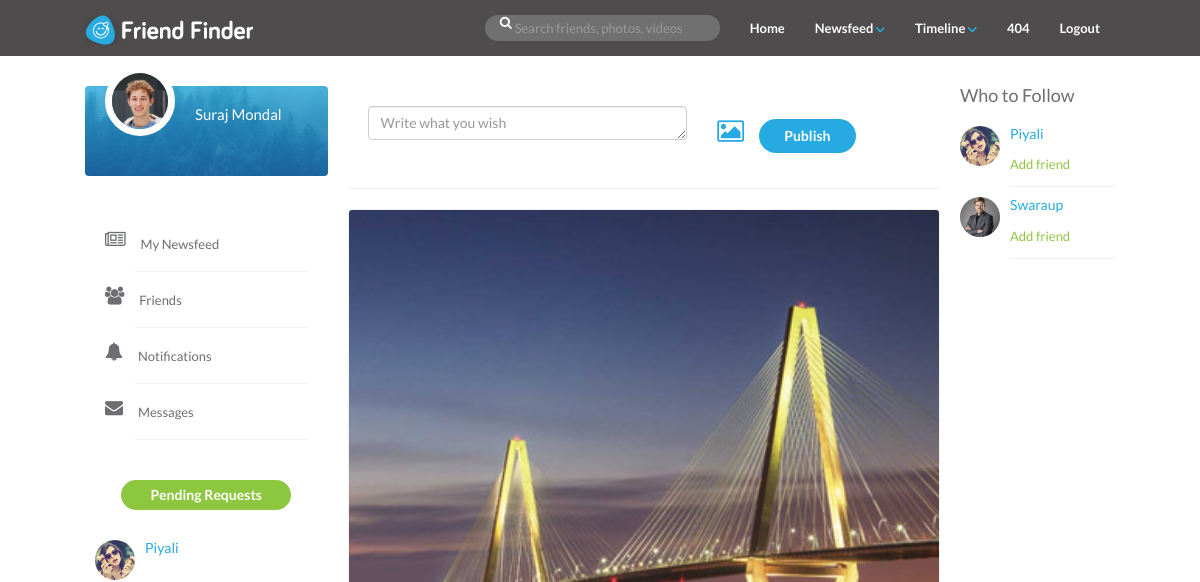
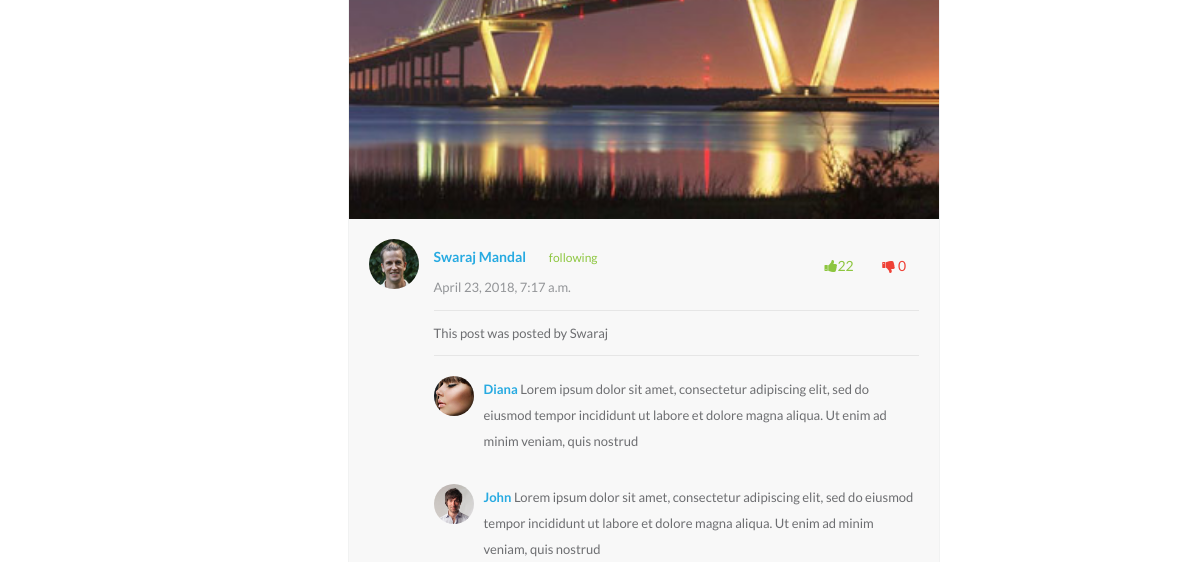
The page /newsfeed (signed in, upper part) on the database as committed earlier (2 pictures, top to bottom).
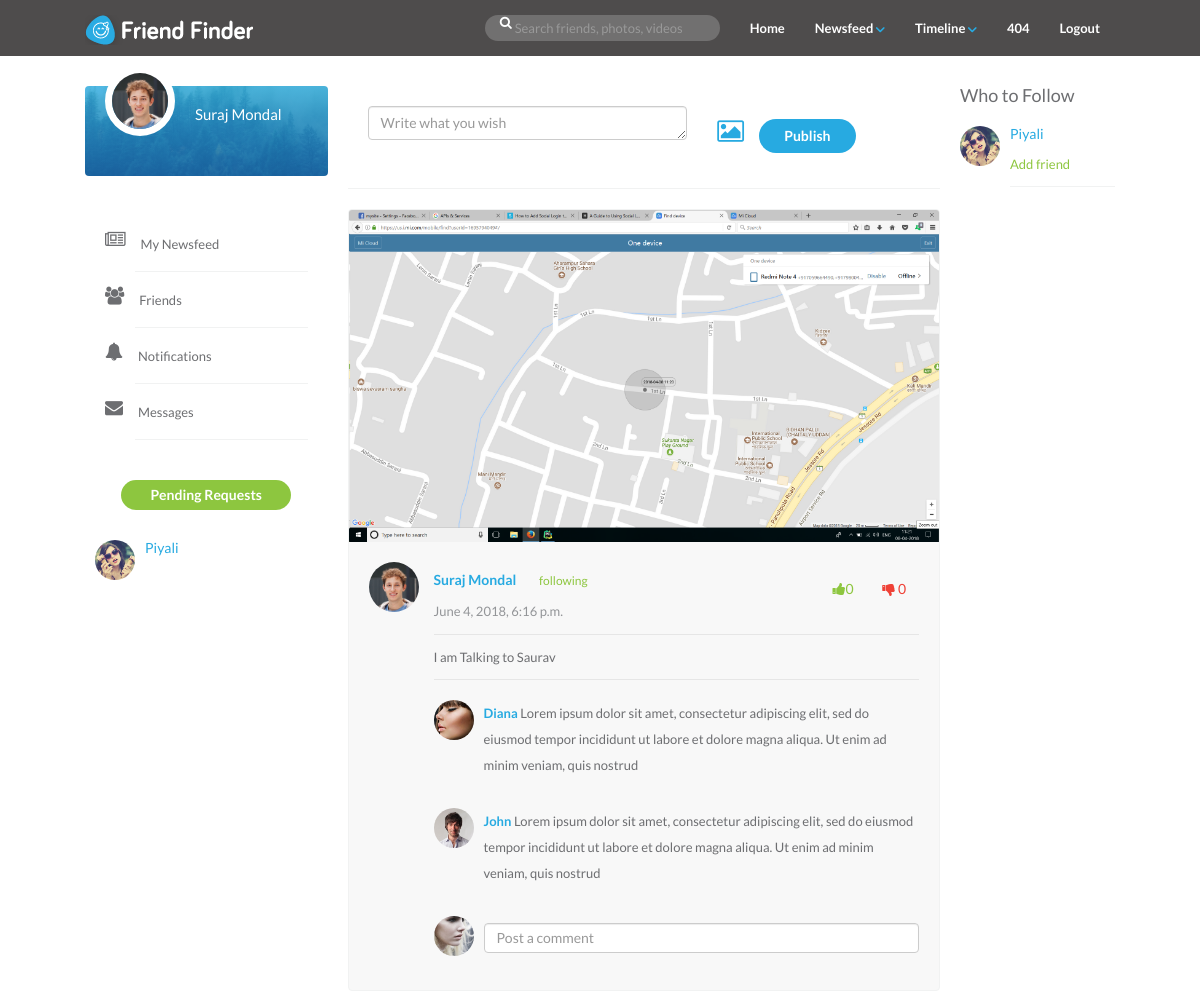
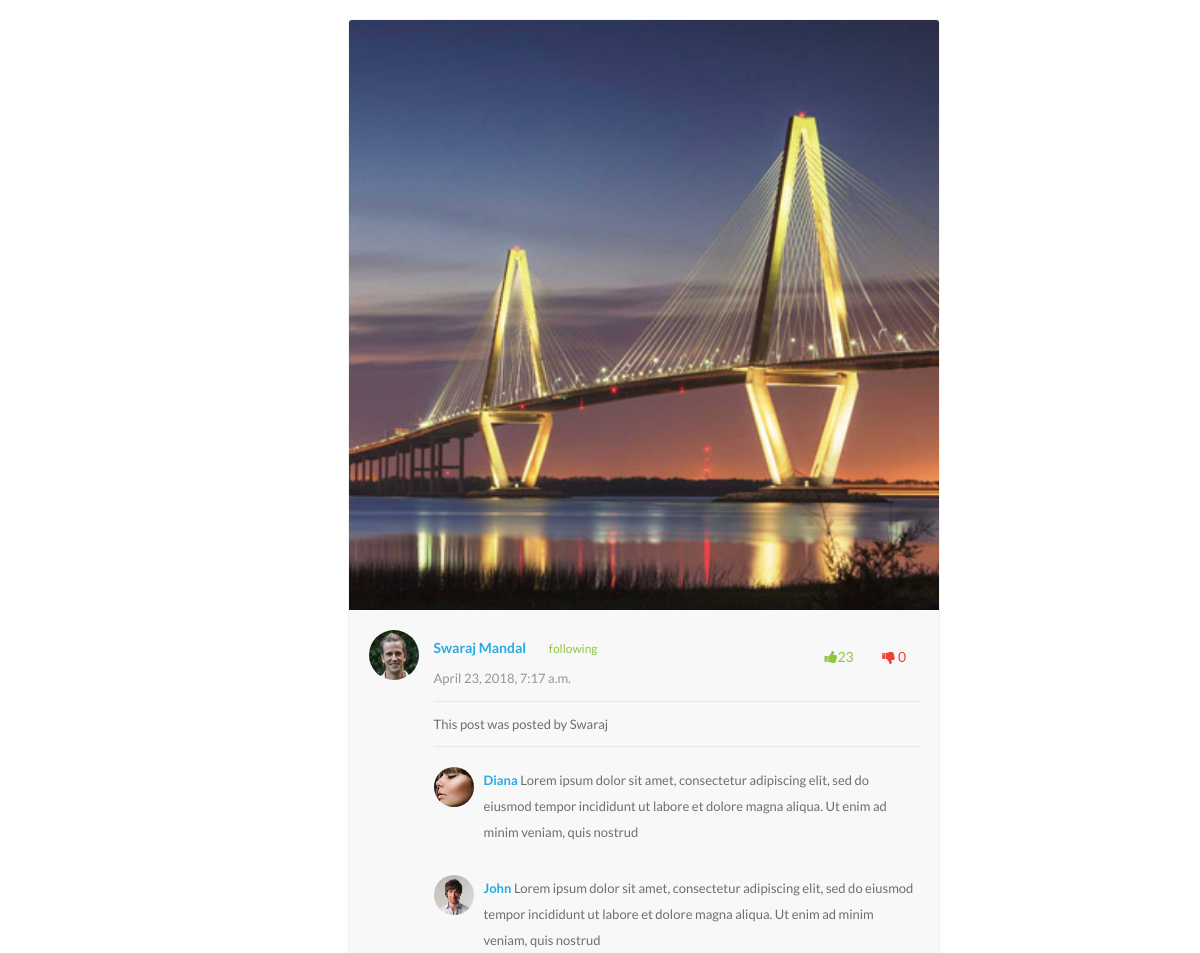
The same page on the database as committed later (2 pictures, top to bottom).
### socialapp/models.py (models this page shows, shortened)
class User_Personal(models.Model):
    user = models.OneToOneField(User,on_delete=models.CASCADE,)
    dob=models.DateField()
    gender=models.CharField(max_length=50)
    city=models.CharField(max_length=100)
    country=models.CharField(max_length=100)
    profilepic=models.ImageField(upload_to='profile_pics',blank=True)
    about_text=models.TextField(blank=True)

class Request(models.Model):
    user = models.ForeignKey(User,on_delete=models.CASCADE,related_name='friendship_requests_sent')
    request_user = models.ForeignKey(User,on_delete=models.CASCADE,related_name='friendship_requests_received')
    request_date = models.DateField(default=timezone.now())
    request_status = models.BooleanField(default=False)

class Post(models.Model):
    user=models.ForeignKey(User,on_delete=models.CASCADE,related_name='post_user_id')
    post_text=models.TextField()
    post_pic=models.ImageField(upload_to='post_pics',blank=True)
    post_date = models.DateTimeField(default=timezone.now())
    likes=models.IntegerField(default=0)

### socialapp/views.py (the view)
# urls.py: path('newsfeed',views.newsfeed,name='newsfeed'),
def newsfeed(request):
    user_list=get_all_users(request)
    pending_requests_list=get_allpending_requests(request)
    post_list=get_allposts(request)
    user_info=get_userdetails(request)
    user_dict = {'user_info':user_info,'user_list': user_list,
                 'pending_requests_list':pending_requests_list,
                 'post_list':post_list,'media_url':settings.MEDIA_URL}
    return render(request, 'fb_activites/newsfeed.html',context=user_dict)

### socialapp/views.py (called while the page is built)
def get_all_users(request):
    user_list = User_Personal.objects.filter(~Q(user_id=request.user),~Q(user__friend_id__user_id=request.user))
    return user_list

def get_allpending_requests(request):
    user_list = Request.objects.filter(user_id=request.user,request_status=False)
    return user_list

def get_userdetails(request):
    user_info=User_Personal.objects.filter(pk=str(request.session['id']))
    return user_info

def get_allposts(request):
    post_list=Post.objects.raw('SELECT * FROM socialapp_post as p'
                                ' LEFT JOIN auth_user u ON u.id=p.user_id'
                                ' LEFT JOIN socialapp_user_personal s ON s.id=p.user_id'
                               ' WHERE p.user_id='+str(request.session['id'])+''
                               ' OR p.user_id IN(SELECT friend_id FROM socialapp_friends WHERE user_id='+str(request.session['id'])+') ORDER BY p.post_date DESC')
    return post_list

### templates/fb_activites/newsfeed.html (shortened to what this page needs)
{% extends 'socialapp/header.html' %}
{% load staticfiles %}
{% block body %}
<div id="page-contents">
    	<div class="container">
    		<div class="row">
                {%  include 'socialapp/leftsidebar.html'%}
    			<div class="col-md-7">
                <form name="post-info" id="post-info" class="form-inline" action="{% url 'socialapp:create_post' %}" method="post" enctype="multipart/form-data">
                    <div class="create-post">
                        <div class="row">
                            <div class="col-md-8 col-sm-8">
                          <div class="form-group">
                            <textarea name="post_text" id="post_text" cols="38" rows="1" class="form-control" placeholder="Write what you wish"></textarea>
                          </div>
                        </div>
                            <div class="col-md-4 col-sm-4">
                          <div class="tools">
                            <ul class="publishing-tools list-inline">
                              <li class="img-upload"><i class="fa fa-picture-o"><input type="file" name="post_pic" id="post_pic"></i></li>
                                <button class="btn btn-primary pull-right">Publish</button>
                            </ul>
                          </div>
                        </div>
                        </div>
                    </div>
                </form>
                    {% for p in post_list %}
                        <div class="post-content">
              <img src="{{ media_url }}{{ p.post_pic }}" alt="post-image" class="img-responsive post-image" />
              <div class="post-container">
                <img src="{{ media_url }}{{ p.user.user_personal.profilepic }} " alt="user" class="profile-photo-md pull-left" />
                <div class="post-detail">
                  <div class="user-info">
                    <h5><a href="timeline.html" class="profile-link">{{ p.user.first_name }} {{ p.user.last_name }}</a> <span class="following">following</span></h5>
                    <p class="text-muted">{{ p.post_date }}</p>
                  </div>
                  <div class="reaction" id="reaction">
                    <a class="btn text-green" href="like_post/{{ p.id }}" id="like_post" onclick="like_posts({{ p.id }})"><i class="icon fa fa-thumbs-up"></i>{{ p.likes }}</a>
                    <a class="btn text-red"><i class="fa fa-thumbs-down"></i> 0</a>
                  </div>
                  <div class="line-divider"></div>
                  <div class="post-text">
                    <p>{{ p.post_text }}   </p>
                  </div>
                  <div class="line-divider"></div>
                  <div class="post-comment">
                    <img src="{% static "images/users/user-11.jpg" %}" alt="" class="profile-photo-sm" />
                    <p><a href="timeline.html" class="profile-link">Diana </a> Lorem ipsum dolor sit amet, consectetur adipiscing elit, sed do eiusmod tempor incididunt ut labore et dolore magna aliqua. Ut enim ad minim veniam, quis nostrud </p>
                  </div>
                  <div class="post-comment">
                    <img src="{% static "images/users/user-4.jpg" %}" alt="" class="profile-photo-sm" />
                    <p><a href="timeline.html" class="profile-link">John</a> Lorem ipsum dolor sit amet, consectetur adipiscing elit, sed do eiusmod tempor incididunt ut labore et dolore magna aliqua. Ut enim ad minim veniam, quis nostrud </p>
                  </div>
                  <div class="post-comment">
                    <img src="{% static "images/users/user-1.jpg" %}" alt="" class="profile-photo-sm" />
                    <input type="text" class="form-control" placeholder="Post a comment">
                  </div>
                </div>
              </div>
            </div>
                    {% endfor %}
          </div>
        {%  include 'socialapp/rightsidebar.html'%}
    		</div>
    	</div>
    </div>
{% include 'socialapp/footer.html' %}
{% endblock %}

### templates/socialapp/leftsidebar.html (shortened to what this page needs)
{% load staticfiles %}
<div class="col-md-3 static">
            {% for u in user_info %}
            <div class="profile-card">
            	<img src="{{ media_url }}{{ u.profilepic }}" alt="user" class="profile-photo" />
            	<h5><a href="{% url 'socialapp:timeline_about' %}" class="text-white">{{ u.user.first_name }} {{ u.user.last_name }}</a></h5>
            </div>
            {% endfor %}
            <ul class="nav-news-feed">
              <li><i class="fa fa-newspaper-o"></i><div><a href="{% url 'socialapp:newsfeed' %}">My Newsfeed</a></div></li>
              <li><i class="fa fa-users"></i><div><a href="{% url 'socialapp:newsfeed_friends' %}">Friends</a></div></li>
              <li><i class="fa fa-bell"></i><div><a href="{% url 'socialapp:request_notifications' %}">Notifications</a></div></li>
              <li><i class="fa fa-envelope"></i><div><a href="{% url 'socialapp:newsfeed_messages' %}">Messages</a></div></li>
            </ul>
            <div id="chat-block">
              <div class="title">Pending Requests</div>
                    <div class="col-md-2 static">
                        <div class="suggestions" id="sticky-sidebar">
                            {% for user in pending_requests_list %}
                                <div class="follow-user">
                                    <img src="{{media_url}}{{user.request_user.user_personal.profilepic}}" alt="" class="profile-photo-sm pull-left" />
                                        <div>
                                            <h5><a href="/see_other_profile/{{ user.request_user_id }}">{{ user.request_user.first_name }}</a></h5>
                                            </div>
                                        </div>
                                    {% endfor %}
                                </div>
                    </div>
            </div>
          </div>

### templates/socialapp/rightsidebar.html (shortened to what this page needs)
{% load staticfiles %}
<div class="col-md-2 static">
    <div class="suggestions" id="sticky-sidebar">
        <h4 class="grey">Who to Follow</h4>
        {% for user in user_list %}
            <div class="follow-user">
                <img src="{{media_url}}{{user.profilepic}}" alt="" class="profile-photo-sm pull-left" />
                    <div>
                        <h5><a href="/see_other_profile/{{ user.user.id }}">{{ user.user.first_name }}</a></h5>
                          <a href="/add_friend/{{ user.user.id }}" id="addfriend" name="addfriend" class="text-green">Add friend</a>
                        </div>
                    </div>
                {% endfor %}
            </div>
</div>

Rows that differ between the two databases and show on the page:
no longer on this page (row unchanged): User_Personal: profilepic (picture), user.first_name "Swaraup", shown under "Who to Follow"
added Post: post_pic (picture), user.user_personal.profilepic (picture), user.first_name "Suraj", user.last_name "Mondal", post_date "June 4, 2018, 6:16 p.m.", likes "0", post_text "I am Talking to Saurav"
changed Post "April 23, 2018, 7:17 a.m.": likes "22" → "23"
